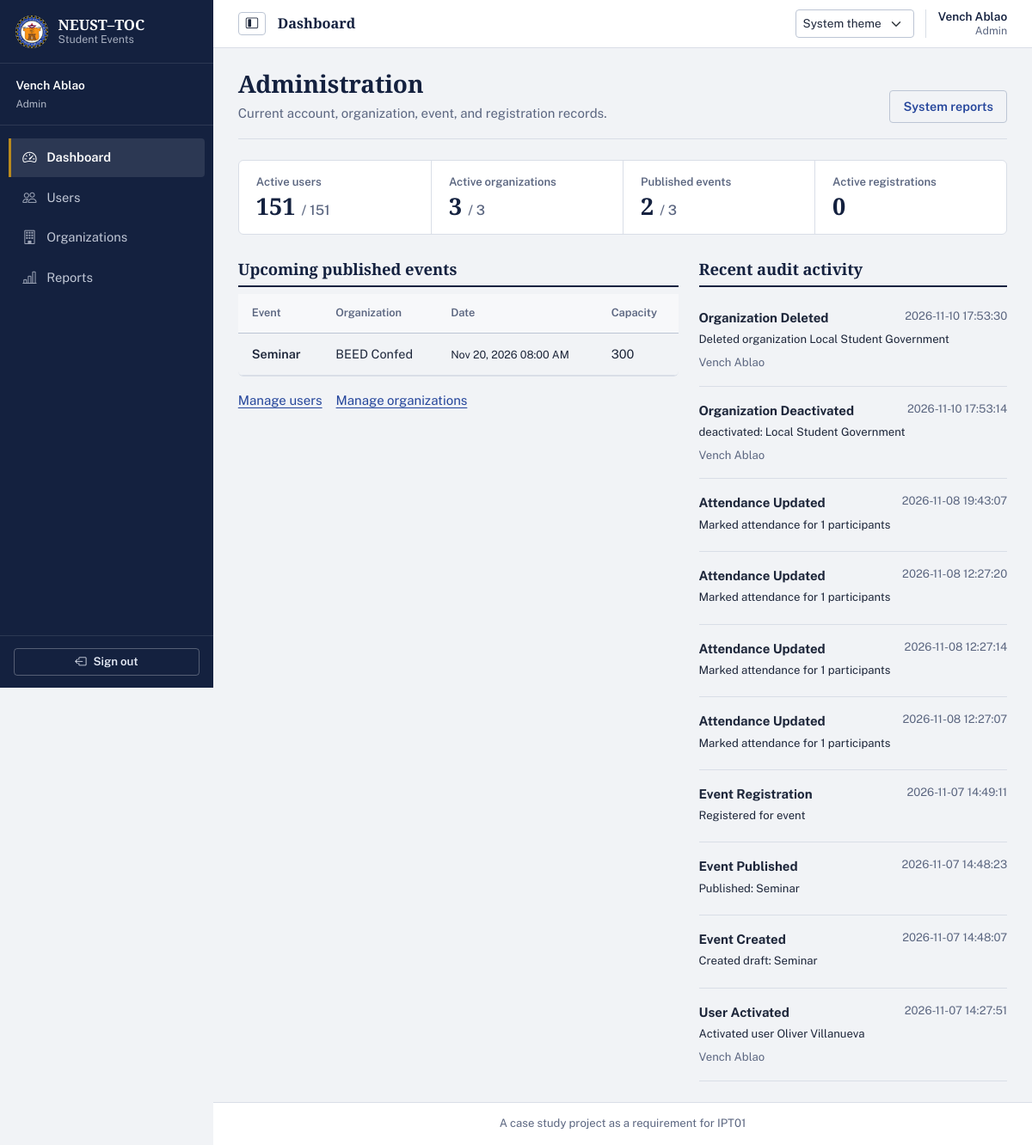
The page /admin/dashboard (signed in) on the database its author committed.
### tables this page shows
CREATE TABLE users (
    user_id INTEGER PRIMARY KEY AUTOINCREMENT,
    student_no TEXT UNIQUE,
    full_name TEXT NOT NULL,
    email TEXT NOT NULL UNIQUE,
    password_hash TEXT NOT NULL,
    role TEXT NOT NULL CHECK(role IN ('admin', 'officer', 'student')),
    is_active INTEGER NOT NULL DEFAULT 1 CHECK(is_active IN (0, 1)),
    created_at TEXT NOT NULL DEFAULT (strftime('%Y-%m-%d %H:%M:%S', 'now', 'localtime'))
);

CREATE TABLE events (
    event_id INTEGER PRIMARY KEY AUTOINCREMENT,
    organization_id INTEGER NOT NULL,
    created_by INTEGER NOT NULL,
    title TEXT NOT NULL,
    description TEXT NOT NULL,
    venue TEXT NOT NULL,
    start_at TEXT NOT NULL,
    end_at TEXT,
    registration_deadline TEXT NOT NULL,
    capacity INTEGER NOT NULL CHECK(capacity > 0),
    status TEXT NOT NULL DEFAULT 'draft' CHECK(status IN ('draft', 'published', 'cancelled', 'completed')),
    created_at TEXT NOT NULL DEFAULT (strftime('%Y-%m-%d %H:%M:%S', 'now', 'localtime')),
    updated_at TEXT,
    FOREIGN KEY (organization_id) REFERENCES organizations(organization_id) ON DELETE RESTRICT,
    FOREIGN KEY (created_by) REFERENCES users(user_id) ON DELETE RESTRICT
);

CREATE TABLE organizations (
    organization_id INTEGER PRIMARY KEY AUTOINCREMENT,
    name TEXT NOT NULL UNIQUE,
    description TEXT,
    contact_email TEXT,
    is_active INTEGER NOT NULL DEFAULT 1 CHECK(is_active IN (0, 1)),
    created_at TEXT NOT NULL DEFAULT (strftime('%Y-%m-%d %H:%M:%S', 'now', 'localtime'))
);

CREATE TABLE audit_log (
    log_id INTEGER PRIMARY KEY AUTOINCREMENT,
    user_id INTEGER,
    action TEXT NOT NULL,
    target_type TEXT,
    target_id INTEGER,
    details TEXT,
    created_at TEXT NOT NULL DEFAULT (strftime('%Y-%m-%d %H:%M:%S', 'now', 'localtime')),
    FOREIGN KEY (user_id) REFERENCES users(user_id) ON DELETE SET NULL
);

### admin_routes.py (the view)
@admin_bp.route('/dashboard')
@admin_required
def dashboard():
    db = get_db()
    stats = report_service.get_admin_dashboard_stats(db)
    return render_template('admin/dashboard.html', stats=stats)

### admin_routes.py (called while the page is built)
def admin_required(f):
    @wraps(f)
    def decorated_function(*args, **kwargs):
        if 'user_id' not in session:
            flash('Please log in to access this page.', 'warning')
            return redirect(url_for('auth.login'))
        if session.get('role') != 'admin':
            abort(403)
        db = get_db()
        user = auth_service.get_user_by_id(db, session['user_id'])
        if not user or not user['is_active']:
            session.clear()
            flash('Your account has been deactivated.', 'danger')
            return redirect(url_for('auth.login'))
        return f(*args, **kwargs)
    return decorated_function

### db.py (called while the page is built)
def get_db():
    if 'db' not in g:
        db_path = current_app.config.get('DATABASE', Config.DATABASE)
        g.db = sqlite3.connect(db_path)
        g.db.row_factory = sqlite3.Row
        g.db.execute('PRAGMA foreign_keys = ON')
    return g.db

### services/auth_service.py (called while the page is built)
def get_user_by_id(db, user_id):
    return db.execute('SELECT * FROM users WHERE user_id = ?', (user_id,)).fetchone()

### templates/admin/dashboard.html (shortened to what this page needs)
{% extends "base.html" %}
{% block content %}
<header class="workspace-intro">
    <div>
        <h1>Administration</h1>
        <p>Current account, organization, event, and registration records.</p>
    </div>
    <a href="{{ url_for('admin.reports') }}" class="btn btn-outline-primary">System reports</a>
</header>
<div class="stat-strip" aria-label="System totals">
    <div><span class="stat-label">Active users</span><div class="stat-value">{{ stats.active_users }} <small class="text-muted fs-6">/ {{ stats.total_users }}</small></div></div>
    <div><span class="stat-label">Active organizations</span><div class="stat-value">{{ stats.active_organizations }} <small class="text-muted fs-6">/ {{ stats.total_organizations }}</small></div></div>
    <div><span class="stat-label">Published events</span><div class="stat-value">{{ stats.published_events }} <small class="text-muted fs-6">/ {{ stats.total_events }}</small></div></div>
    <div><span class="stat-label">Active registrations</span><div class="stat-value">{{ stats.total_registrations }}</div></div>
</div>
<div class="row g-4">
    <section class="col-xl-7">
        <div class="section-rule mb-2">
            <h2>Upcoming published events</h2>
        </div>
        {% if stats.upcoming_events %}
        <div class="table-responsive border-bottom">
            <table class="table table-hover align-middle">
                <thead><tr><th>Event</th><th>Organization</th><th>Date</th><th>Capacity</th></tr></thead>
                <tbody>
                {% for evt in stats.upcoming_events %}
                <tr>
                    <td class="fw-semibold">{{ evt.title }}</td>
                    <td>{{ evt.organization_name }}</td>
                    <td><small>{{ evt.start_at|datetimeformat }}</small></td>
                    <td>{{ evt.capacity }}</td>
                </tr>
                {% endfor %}
                </tbody>
            </table>
        </div>
        {% else %}
        <p class="text-muted border-bottom py-3">There are no upcoming published events.</p>
        {% endif %}
        <div class="d-flex flex-wrap gap-3 mt-3">
            <a href="{{ url_for('admin.users') }}">Manage users</a>
            <a href="{{ url_for('admin.organizations') }}">Manage organizations</a>
        </div>
    </section>
    <section class="col-xl-5">
        <div class="section-rule mb-2">
            <h2>Recent audit activity</h2>
        </div>
        {% if stats.recent_activity %}
        <ol class="list-unstyled mb-0">
            {% for act in stats.recent_activity %}
            <li class="py-3 border-bottom">
                <div class="d-flex justify-content-between align-items-start gap-3">
                    <strong class="text-break">{{ act.action|replace('_', ' ')|title }}</strong>
                    <small class="text-muted text-nowrap">{{ act.created_at }}</small>
                </div>
                {% if act.details %}<p class="small mb-1 mt-1">{{ act.details }}</p>{% endif %}
                {% if act.full_name %}<small class="text-muted">{{ act.full_name }}</small>{% endif %}
            </li>
            {% endfor %}
        </ol>
        {% else %}
        <p class="text-muted py-3">No audit activity has been recorded.</p>
        {% endif %}
    </section>
</div>
{% endblock %}

### templates/base.html (shortened to what this page needs)
<!DOCTYPE html>
<html lang="en" data-bs-theme="light" data-theme-preference="system">
<head>
    <link href="https://cdn.jsdelivr.net/npm/bootstrap@5.3.2/dist/css/bootstrap.min.css" rel="stylesheet"
>
    <link rel="stylesheet" href="https://cdn.jsdelivr.net/npm/bootstrap-icons@1.11.3/font/bootstrap-icons.min.css">
    <link rel="stylesheet" href="{{ url_for('static', filename='css/style.css') }}">
</head>
<body>
    {% if current_user %}
    <aside class="sidebar" id="sidebar">
        <div class="sidebar-header">
            <a class="sidebar-brand" href="{{ url_for('index') }}" aria-label="NEUST–TOC Student Events home">
                <img src="{{ url_for('static', filename='images/logo.jpg') }}" alt="" class="sidebar-logo">
                <span class="sidebar-brand-copy">
                    <strong>NEUST–TOC</strong>
                    <small>Student Events</small>
                </span>
            </a>
        </div>
        <div class="sidebar-user">
            <div class="sidebar-user-copy">
                <div class="fw-semibold text-truncate">{{ current_user.full_name }}</div>
                <small class="text-capitalize opacity-75">{{ current_user.role }}</small>
            </div>
        </div>
        <nav class="sidebar-nav" aria-label="Main navigation">
            <ul class="nav flex-column">
                {% if session.role == 'admin' %}
                <li class="nav-item">
                    <a class="nav-link {% if request.endpoint == 'admin.dashboard' %}active{% endif %}"
                       {% if request.endpoint == 'admin.dashboard' %}aria-current="page"{% endif %}
                       aria-label="Dashboard"
                       href="{{ url_for('admin.dashboard') }}">
                        <i class="bi bi-speedometer2 me-2" aria-hidden="true"></i><span class="nav-label">Dashboard</span>
                    </a>
                </li>
                <li class="nav-item">
                    <a class="nav-link {% if request.endpoint and request.endpoint.startswith('admin.user') %}active{% endif %}"
                       aria-label="Users"
                       href="{{ url_for('admin.users') }}">
                        <i class="bi bi-people me-2" aria-hidden="true"></i><span class="nav-label">Users</span>
                    </a>
                </li>
                <li class="nav-item">
                    <a class="nav-link {% if request.endpoint and request.endpoint.startswith('admin.organization') %}active{% endif %}"
                       aria-label="Organizations"
                       href="{{ url_for('admin.organizations') }}">
                        <i class="bi bi-building me-2" aria-hidden="true"></i><span class="nav-label">Organizations</span>
                    </a>
                </li>
                <li class="nav-item">
                    <a class="nav-link {% if request.endpoint == 'admin.reports' %}active{% endif %}"
                       aria-label="Reports"
                       href="{{ url_for('admin.reports') }}">
                        <i class="bi bi-bar-chart-line me-2" aria-hidden="true"></i><span class="nav-label">Reports</span>
                    </a>
                </li>
                {% endif %}
            </ul>
        </nav>
        <div class="sidebar-footer">
            <form method="POST" action="{{ url_for('auth.logout') }}">
                <button type="submit" class="btn btn-outline-light btn-sm w-100" aria-label="Sign out">
                <i class="bi bi-box-arrow-left me-2" aria-hidden="true"></i><span class="nav-label">Sign out</span>
                </button>
            </form>
        </div>
    </aside>
    {% endif %}
    <main class="{{ 'main-content' if current_user else 'guest-content' }}">
        {% if current_user %}
        <header class="app-topbar">
            <div class="topbar-leading">
                <button class="btn btn-outline-secondary sidebar-toggle" type="button" id="sidebarToggle"
                        aria-label="Collapse navigation" aria-controls="sidebar" aria-expanded="true">
                    <i class="bi bi-layout-sidebar-inset" aria-hidden="true"></i>
                </button>
                <div class="topbar-breadcrumb">
                    <span class="topbar-current">
                        {{ request.endpoint.rsplit('.', 1)[-1]|replace('_', ' ')|title if request.endpoint else 'Home' }}
                    </span>
                </div>
            </div>
            <div class="topbar-actions">
                <select class="form-select form-select-sm theme-picker" id="themePicker" data-theme-picker>
                    <option value="system">System theme</option>
                </select>
                <span class="topbar-account d-none d-sm-flex">
                    <span class="topbar-account-name">{{ current_user.full_name }}</span>
                    <span class="topbar-account-role text-capitalize">{{ current_user.role }}</span>
                </span>
            </div>
        </header>
        {% endif %}
        <div class="{{ 'container-fluid py-4' if current_user else 'container' }}">
            {% block content %}{% endblock %}
        </div>
        {% if current_user %}
        <footer class="app-footer">
            <div class="container-fluid">
                <p class="mb-0 text-center text-muted small">
                    A case study project as a requirement for IPT01
                </p>
            </div>
        </footer>
        {% endif %}
    </main>
</body>
</html>

### rows shown on the page
users: full_name "Vench Ablao", role "Admin"
events: title "Seminar", organization_name "BEED Confed", start_at "Nov 20, 2026 08:00 AM", capacity "300"
audit_log: action "Organization Deleted", created_at "2026-11-10 17:53:30", details "Deleted organization Local Student Government", full_name "Vench Ablao"
audit_log: action "Organization Deactivated", created_at "2026-11-10 17:53:14", details "deactivated: Local Student Government", full_name "Vench Ablao"
audit_log: action "Attendance Updated", created_at "2026-11-08 19:43:07", details "Marked attendance for 1 participants"
audit_log: action "Attendance Updated", created_at "2026-11-08 12:27:20", details "Marked attendance for 1 participants"
audit_log: action "Attendance Updated", created_at "2026-11-08 12:27:14", details "Marked attendance for 1 participants"
audit_log: action "Attendance Updated", created_at "2026-11-08 12:27:07", details "Marked attendance for 1 participants"
audit_log: action "Event Registration", created_at "2026-11-07 14:49:11", details "Registered for event"
audit_log: action "Event Published", created_at "2026-11-07 14:48:23", details "Published: Seminar"
audit_log: action "Event Created", created_at "2026-11-07 14:48:07", details "Created draft: Seminar"
audit_log: action "User Activated", created_at "2026-11-07 14:27:51", details "Activated user Oliver Villanueva", full_name "Vench Ablao"

### other values the page prints
{{ stats.active_users }} "151"
{{ stats.total_users }} "151"
{{ stats.active_organizations }} "3"
{{ stats.total_organizations }} "3"
{{ stats.published_events }} "2"
{{ stats.total_events }} "3"
{{ stats.total_registrations }} "0"
